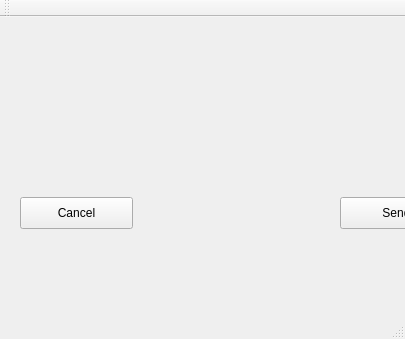
<?xml version="1.0" encoding="UTF-8"?>
<ui version="4.0">
 <class>MainWindow</class>
 <widget class="QMainWindow" name="MainWindow">
  <property name="geometry">
   <rect>
    <x>0</x>
    <y>0</y>
    <width>405</width>
    <height>339</height>
   </rect>
  </property>
  <property name="windowTitle">
   <string>MainWindow</string>
  </property>
  <widget class="QWidget" name="centralWidget">
   <widget class="QPushButton" name="inputbtn">
    <property name="geometry">
     <rect>
      <x>340</x>
      <y>180</y>
      <width>113</width>
      <height>32</height>
     </rect>
    </property>
    <property name="text">
     <string>Send</string>
    </property>
   </widget>
   <widget class="QPushButton" name="getposbtn">
    <property name="geometry">
     <rect>
      <x>20</x>
      <y>180</y>
      <width>113</width>
      <height>32</height>
     </rect>
    </property>
    <property name="text">
     <string>Cancel</string>
    </property>
   </widget>
  </widget>
  <widget class="QMenuBar" name="menuBar">
   <property name="geometry">
    <rect>
     <x>0</x>
     <y>0</y>
     <width>405</width>
     <height>22</height>
    </rect>
   </property>
  </widget>
  <widget class="QToolBar" name="mainToolBar">
   <attribute name="toolBarArea">
    <enum>TopToolBarArea</enum>
   </attribute>
   <attribute name="toolBarBreak">
    <bool>false</bool>
   </attribute>
  </widget>
  <widget class="QStatusBar" name="statusBar"/>
 </widget>
 <layoutdefault spacing="6" margin="11"/>
 <resources/>
 <connections/>
</ui>
